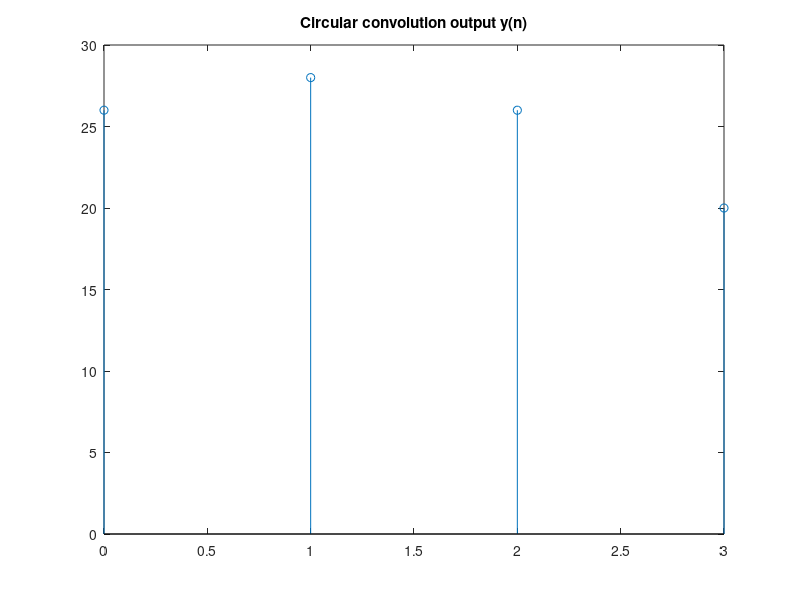

MATLAB code to generate this figure:
% Clear all previous work
clc;
clear all;

% Input the sequences
x1 = [1 2 3 4];
x2 = [1 2 3 4];
N = max(length(x1), length(x2));

% Compute the output
for n = 0:N - 1
    y(n + 1) = 0;
    for k = 0:N - 1
        i = mod((n - k), N); % calculation of x index
        if i < 0
            i = i + N;
        end % end of if
        y(n + 1) = y(n + 1) + x2(k + 1) * x1(i + 1);
    end;
end;
disp('circular convolution x1 & x2 is y= ');
disp(y);

% Plot the graph
n1 = 0:N - 1;
stem(n1, y);
title('Circular convolution output y(n)');
